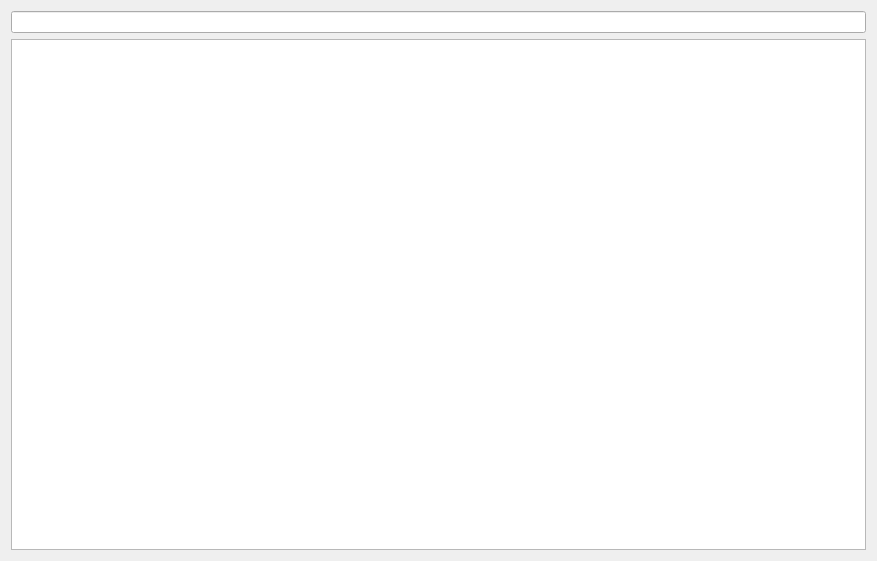
<?xml version="1.0" encoding="UTF-8"?>
<ui version="4.0">
 <class>MainDialog</class>
 <widget class="QDialog" name="MainDialog">
  <property name="geometry">
   <rect>
    <x>0</x>
    <y>0</y>
    <width>877</width>
    <height>561</height>
   </rect>
  </property>
  <property name="windowTitle">
   <string>Dialog</string>
  </property>
  <layout class="QGridLayout" name="gridLayout">
   <item row="0" column="0">
    <layout class="QVBoxLayout" name="verticalLayout">
     <item>
      <widget class="QLineEdit" name="lineEdit"/>
     </item>
     <item>
      <widget class="QListView" name="listView"/>
     </item>
    </layout>
   </item>
  </layout>
 </widget>
 <resources/>
 <connections/>
</ui>
